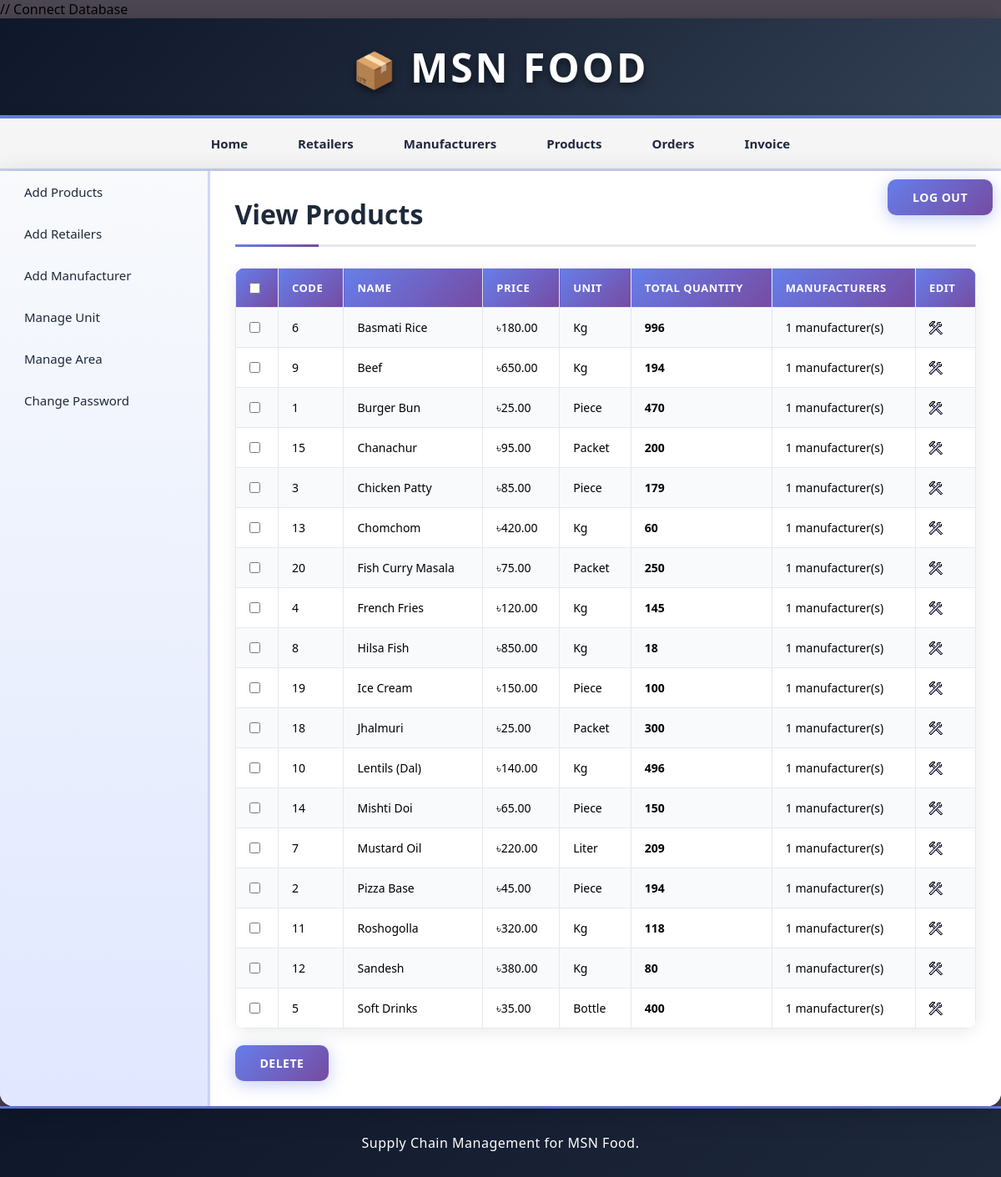
The page /admin/view_products.php (signed in) on the database its author committed.
### tables this page shows
CREATE TABLE `products` (
  `pro_id` int(11) NOT NULL,
  `pro_name` varchar(255) NOT NULL,
  `pro_desc` text DEFAULT NULL,
  `pro_price` decimal(10,2) NOT NULL,
  `unit_id` int(11) NOT NULL,
  `added_date` timestamp NOT NULL DEFAULT current_timestamp()
);

CREATE TABLE `units` (
  `unit_id` int(11) NOT NULL,
  `unit_name` varchar(50) NOT NULL,
  `unit_details` varchar(255) DEFAULT NULL
);

### admin/view_products.php (the view, shortened to what this page needs)
<?php
	include("../includes/config.php");
	if(isset($_SESSION['admin_login'])) {
			$query_selectProducts = "SELECT p.*, u.unit_name,
									COALESCE(SUM(ms.quantity), 0) as total_quantity,
									COUNT(DISTINCT CASE WHEN ms.quantity > 0 THEN ms.manufacturer_id END) as manufacturer_count
									FROM products p
									JOIN units u ON p.unit_id = u.unit_id
									LEFT JOIN manufacturer_stock ms ON p.pro_id = ms.product_id
									GROUP BY p.pro_id
									ORDER BY p.pro_name";
			$result_selectProducts = mysqli_query($con,$query_selectProducts);
		}
		else {
			header('Location:../index.php');
		}
?>
<!DOCTYPE html>
<html>
<head>
	<link rel="stylesheet" href="../includes/main_style.css" >
</head>
<body>
	<?php
		include("../includes/header.inc.php");
		if(isset($_SESSION['admin_login'])){
			include("../includes/nav_admin.inc.php");
			include("../includes/aside_admin.inc.php");
		}
		else if(isset($_SESSION['manufacturer_login'])){
			include("../includes/nav_manufacturer.inc.php");
			include("../includes/aside_manufacturer.inc.php");
		}
	?>
	<section>
		<h1>View Products</h1>
		<form action="" method="POST" class="form">
		<table class="table_displayData">
			<tr>
				<th> <input type="checkbox" onClick="toggle(this)" /> </th>
			<th> Code </th>
			<th> Name </th>
			<th> Price </th>
			<th> Unit </th>
			<th> Total Quantity </th>
			<th> Manufacturers </th>
			<th> Edit </th>
			</tr>
			<?php $i=1; while($row_selectProducts = mysqli_fetch_array($result_selectProducts)) { ?>
			<tr>
				<td> <input type="checkbox" name="chkId[]" value="<?php echo $row_selectProducts['pro_id']; ?>" /> </td>
				<td> <?php echo $row_selectProducts['pro_id']; ?> </td>
			<td> <?php echo $row_selectProducts['pro_name']; ?> </td>
			<td> ৳<?php echo number_format($row_selectProducts['pro_price'], 2); ?> </td>
			<td> <?php echo $row_selectProducts['unit_name']; ?> </td>
			<td> <strong><?php echo $row_selectProducts['total_quantity']; ?></strong> </td>
			<td> <?php echo $row_selectProducts['manufacturer_count']; ?> manufacturer(s) </td>
			<td> <a href="edit_product.php?id=<?php echo $row_selectProducts['pro_id']; ?>"><img src="../images/edit.png" alt="edit" /></a> </td>
			</tr>
			<?php $i++; } ?>
		</table>
		<input type="submit" value="Delete" class="submit_button"/>
		</form>
	</section>
	<?php
		include("../includes/footer.inc.php");
	?>
</body>
</html>

### includes/header.inc.php
<header> <h1>MSN FOOD</h1> </header>

### includes/nav_admin.inc.php
<nav>
	<a href="../admin/index.php">Home</a><a href="../admin/view_retailer.php">Retailers</a><a href="../admin/view_manufacturer.php">Manufacturers</a><a href="../admin/view_products.php">Products</a><a href="../admin/view_orders.php">Orders</a><a href="../admin/view_invoice.php">Invoice</a>
</nav>

### includes/aside_admin.inc.php
<table class="table_mainWrapper">
<tr>
<td id="td_aside">
<aside>
	<a href="../admin/add_product.php">Add Products</a><a href="../admin/add_retailer.php">Add Retailers</a><a href="../admin/add_manufacturer.php">Add Manufacturer</a><a href="../admin/view_unit.php">Manage Unit</a><a href="../admin/view_area.php">Manage Area</a><a href="../admin/change_password.php">Change Password</a>
</aside>
</td>
<td id="td_section">
<a href="../logout.php" class="submit_button" style="float:right;margin:10px;text-decoration:none;">Log out</a>

### includes/footer.inc.php
</td>
</tr>
</table>
<footer>Supply Chain Management for MSN Food.</footer>

### includes/main_style.css (style rules this page uses)
* { font-family: "Segoe UI", Tahoma, Geneva, Verdana, sans-serif; margin: 0; padding: 0; box-sizing: border-box; }
body { width: 100%; max-width: 1600px; margin: 0 auto; background: linear-gradient(135deg, #4c4752 0%, #4c4752 100%); background-attachment: fixed; min-height: 100vh; }
a { text-decoration: none; transition: all 0.3s ease; }
.submit_button { font-size: 16px; margin-top: 20px; margin-right: 10px; padding: 12px 30px; background: linear-gradient(135deg, #667eea 0%, #764ba2 100%); border: none; color: white; border-radius: 10px; font-weight: 700; cursor: pointer; transition: all 0.3s ease; box-shadow: 0 4px 20px rgba(102, 126, 234, 0.4); letter-spacing: 0.5px; text-transform: uppercase; font-size: 14px; }
header { background: linear-gradient(135deg, #0f172a 0%, #1e293b 50%, #334155 100%); height: 120px; box-shadow: 0 8px 32px rgba(0, 0, 0, 0.3); display: flex; align-items: center; justify-content: center; border-bottom: 4px solid #667eea; }
header h1 { color: white; font-size: 48px; font-weight: 700; text-shadow: 0 4px 8px rgba(0, 0, 0, 0.5); letter-spacing: 3px; }
header h1::before { content: "📦 "; font-size: 42px; }
nav { text-align: center; background: rgba(255, 255, 255, 0.95); backdrop-filter: blur(10px); border-bottom: 3px solid rgba(102, 126, 234, 0.3); box-shadow: 0 4px 20px rgba(0, 0, 0, 0.1); padding: 5px 0; }
nav a { color: #1e293b; display: inline-block; padding: 15px 25px; font-weight: 600; font-size: 15px; border-radius: 8px; margin: 0 5px; }
.table_mainWrapper { width: 100%; max-width: 1600px; border-spacing: 0; background: rgba(255, 255, 255, 0.98); backdrop-filter: blur(10px); box-shadow: 0 8px 32px rgba(0, 0, 0, 0.2); border-radius: 0 0 16px 16px; overflow: hidden; }
#td_aside { background: linear-gradient(180deg, #f8fafc 0%, #e0e7ff 100%); vertical-align: top; width: 250px; border-right: 3px solid rgba(102, 126, 234, 0.3); }
aside a { color: #1e293b; display: block; padding: 15px 25px; font-weight: 500; font-size: 15px; border-left: 4px solid transparent; transition: all 0.3s ease; }
#td_section { vertical-align: top; background: white; }
section { width: 100%; padding: 30px; min-height: 500px; }
section h1 { margin-bottom: 25px; font-weight: 700; color: #1e293b; font-size: 32px; padding-bottom: 15px; border-bottom: 3px solid #e5e7eb; position: relative; }
section h1::after { content: ""; position: absolute; bottom: -3px; left: 0; width: 100px; height: 3px; background: linear-gradient(90deg, #667eea 0%, #764ba2 100%); }
table { border-collapse: collapse; width: 100%; }
.table_displayData { box-shadow: 0 4px 20px rgba(0, 0, 0, 0.08); border-radius: 12px; overflow: hidden; background: white; }
.table_displayData td, .table_displayData th { border: 1px solid #e5e7eb; padding: 14px 16px; text-align: left; font-size: 14px; }
.table_displayData th { background: linear-gradient(135deg, #667eea 0%, #764ba2 100%); color: white; font-weight: 600; text-transform: uppercase; letter-spacing: 0.5px; font-size: 13px; }
.table_displayData tr:nth-child(even) { background-color: #f8fafc; }
footer { clear: both; padding: 30px; font-size: 16px; background: linear-gradient(135deg, #0f172a 0%, #1e293b 100%); color: white; text-align: center; font-weight: 500; letter-spacing: 0.5px; box-shadow: 0 -8px 32px rgba(0, 0, 0, 0.3); border-top: 3px solid #667eea; }

### rows shown on the page
products: pro_id "6", pro_name "Basmati Rice", pro_price "180.00", unit.unit_name "Kg", total_quantity "996", manufacturer_count "1"
products: pro_id "9", pro_name "Beef", pro_price "650.00", unit.unit_name "Kg", total_quantity "194", manufacturer_count "1"
products: pro_id "1", pro_name "Burger Bun", pro_price "25.00", unit.unit_name "Piece", total_quantity "470", manufacturer_count "1"
products: pro_id "15", pro_name "Chanachur", pro_price "95.00", unit.unit_name "Packet", total_quantity "200", manufacturer_count "1"
products: pro_id "3", pro_name "Chicken Patty", pro_price "85.00", unit.unit_name "Piece", total_quantity "179", manufacturer_count "1"
products: pro_id "13", pro_name "Chomchom", pro_price "420.00", unit.unit_name "Kg", total_quantity "60", manufacturer_count "1"
products: pro_id "20", pro_name "Fish Curry Masala", pro_price "75.00", unit.unit_name "Packet", total_quantity "250", manufacturer_count "1"
products: pro_id "4", pro_name "French Fries", pro_price "120.00", unit.unit_name "Kg", total_quantity "145", manufacturer_count "1"
products: pro_id "8", pro_name "Hilsa Fish", pro_price "850.00", unit.unit_name "Kg", total_quantity "18", manufacturer_count "1"
products: pro_id "19", pro_name "Ice Cream", pro_price "150.00", unit.unit_name "Piece", total_quantity "100", manufacturer_count "1"
products: pro_id "18", pro_name "Jhalmuri", pro_price "25.00", unit.unit_name "Packet", total_quantity "300", manufacturer_count "1"
products: pro_id "10", pro_name "Lentils (Dal)", pro_price "140.00", unit.unit_name "Kg", total_quantity "496", manufacturer_count "1"
products: pro_id "14", pro_name "Mishti Doi", pro_price "65.00", unit.unit_name "Piece", total_quantity "150", manufacturer_count "1"
products: pro_id "7", pro_name "Mustard Oil", pro_price "220.00", unit.unit_name "Liter", total_quantity "209", manufacturer_count "1"
products: pro_id "2", pro_name "Pizza Base", pro_price "45.00", unit.unit_name "Piece", total_quantity "194", manufacturer_count "1"
products: pro_id "11", pro_name "Roshogolla", pro_price "320.00", unit.unit_name "Kg", total_quantity "118", manufacturer_count "1"
products: pro_id "12", pro_name "Sandesh", pro_price "380.00", unit.unit_name "Kg", total_quantity "80", manufacturer_count "1"
products: pro_id "5", pro_name "Soft Drinks", pro_price "35.00", unit.unit_name "Bottle", total_quantity "400", manufacturer_count "1"
